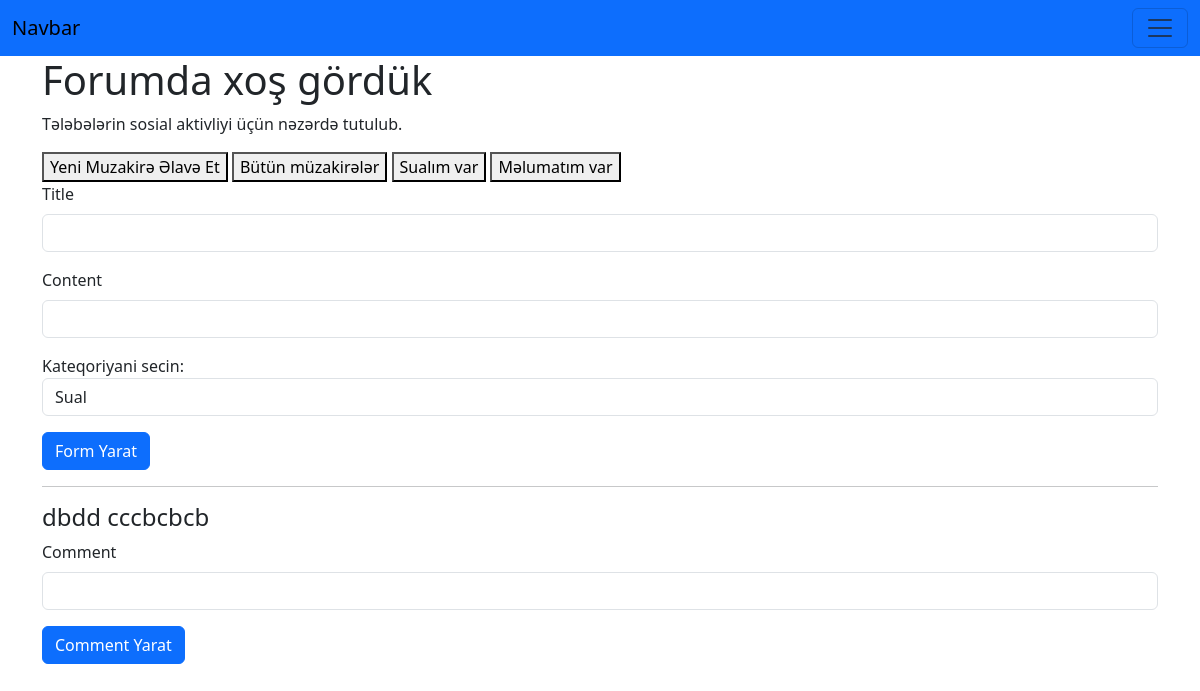
The app's page /app/forum/ (signed in), older data.
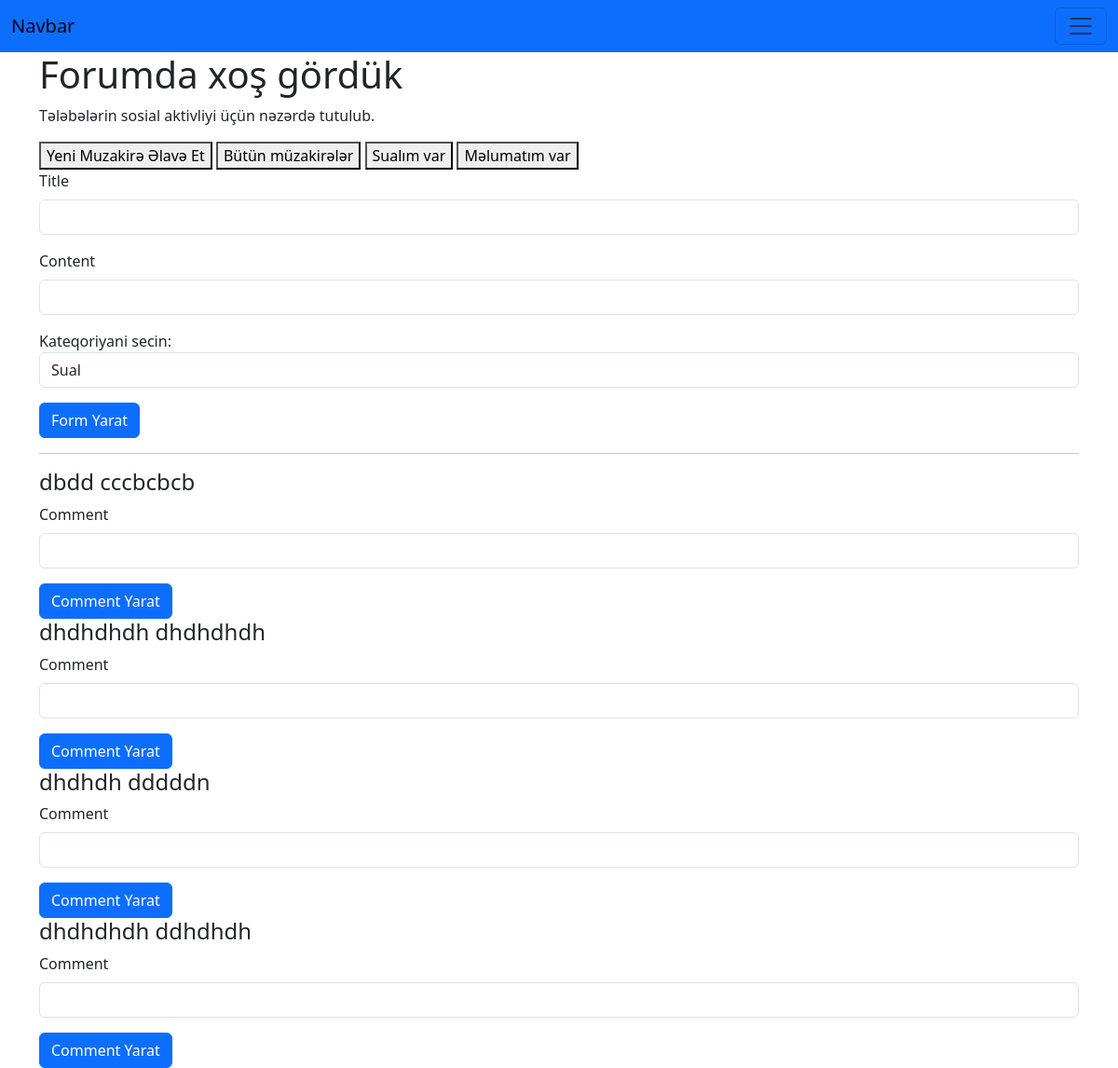
The same page, newer data.
### a_app/models.py (models this page shows, shortened)
class Forum(models.Model):
    CATEGORIES=(
       ('Q','Question'),
       ('I','Information'),
    )
    title=models.CharField(max_length=256)
    category=models.CharField(max_length=1,choices=CATEGORIES)
    content=RichTextField()
    pub_date=models.DateTimeField(auto_now_add=True)
    istifadeci=models.ForeignKey(User, on_delete=models.CASCADE, related_name='forums')

### a_app/views.py (the view, shortened to what this page needs)
# urls.py: path('forum/',views.forum, name='forum')
def forum(request):
    context ={
    }
    if request.user.is_authenticated:
        forms=Forum.objects.filter(istifadeci=request.user)
        context={
            'forms':forms
        }
    return render(request,'forum.html',context)

### templates/forum.html (shortened to what this page needs)
{% extends 'base.html' %}
{% block content %}
<div class="container">
    <div>
        <h1>Forumda xoş gördük</h1></h1>
        <p>Tələbələrin sosial aktivliyi üçün nəzərdə tutulub.</p>
    </div>
    <div>
    <div>
        <button>Yeni Muzakirə Əlavə Et</button>
        <button>Bütün müzakirələr</button>
        <button>Sualım var</button>
        <button>Məlumatım var</button>
    </div>
    <div>
        <form method="POST">
          <div class="mb-3">
              <label for="title" class="form-label">Title</label>
              <input type="text" name="title" class="form-control" id="title" aria-describedby="emailHelp">
          </div>
          <div class="mb-3">
              <label for="content" class="form-label">Content</label>
              <input type="content" name="content" class="form-control" id="content">
          </div>
          <div class="mb-3">
                <label for="category">Kateqoriyani secin:</label>
                 <select name="category" id="category" class="form-control">
                  <option value="Q">Sual</option>
                </select>
            </div>
            <button type="submit" class="btn btn-primary">Form Yarat</button>
    </form>
    </div>
    <hr>
    <div class="muzakire">
      <div class="row">
        <div class="col-12">
          <div data-bs-spy="scroll" data-bs-target="#list-example" data-bs-smooth-scroll="true" class="scrollspy-example" tabindex="0">
            {% for form in forms %}
            <h4 id="list-item-1">{{form.title}} {{form.content}}</h4>
            <div>
              <form method="POST">
                <div class="mb-3">
                    <label for="comment_content" class="form-label">Comment</label>
                    <input type="text" name="comment_content" class="form-control" id="comment_content">
                </div>
                  <button type="submit" class="btn btn-primary">Comment Yarat</button>
          </form>
          </div>
           {% endfor %}
          </div>
        </div>
      </div>
    </div>
  </div>
{% endblock %}

Row changes from the older to the newer data that the page shows:
added Forum: title "dhdhdhdh", content "dhdhdhdh"
added Forum: title "dhdhdh", content "dddddn"
added Forum: title "dhdhdhdh", content "ddhdhdh"
